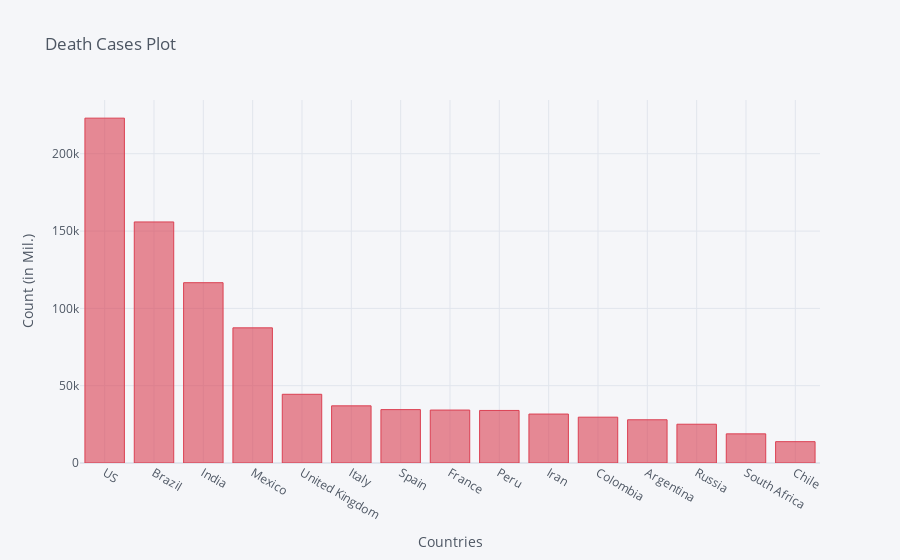

Notebook source saved alongside this figure:
### Code cell
death_df2_plot.iplot(kind='bar', x='Country/Region', y='10/22/20',color='red',
                    title='Death Cases Plot',xTitle='Countries',yTitle='Count (in Mil.)')

### Figure 1 — Plotly figure (JSON) as saved in the notebook; plotly's stock layout.template omitted (floating-point values rounded to 4 significant figures)
{"data": [{"marker": {"color": "rgba(219, 64, 82, 0.6)", "line": {"color": "rgba(219, 64, 82, 1.0)", "width": 1}}, "name": "10/22/20", "orientation": "v", "text": "", "type": "bar", "x": ["US", "Brazil", "India", "Mexico", "United Kingdom", "Italy", "Spain", "France", "Peru", "Iran", "Colombia", "Argentina", "Russia", "South Africa", "Chile"], "y": [223032, 155900, 116616, 87415, 44437, 36968, 34521, 34237, 33984, 31650, 29637, 27957, 25072, 18843, 13792]}], "layout": {"legend": {"bgcolor": "#F5F6F9", "font": {"color": "#4D5663"}}, "paper_bgcolor": "#F5F6F9", "plot_bgcolor": "#F5F6F9", "title": {"font": {"color": "#4D5663"}, "text": "Death Cases Plot"}, "xaxis": {"gridcolor": "#E1E5ED", "showgrid": true, "tickfont": {"color": "#4D5663"}, "title": {"font": {"color": "#4D5663"}, "text": "Countries"}, "zerolinecolor": "#E1E5ED"}, "yaxis": {"gridcolor": "#E1E5ED", "showgrid": true, "tickfont": {"color": "#4D5663"}, "title": {"font": {"color": "#4D5663"}, "text": "Count (in Mil.)"}, "zerolinecolor": "#E1E5ED"}}}
